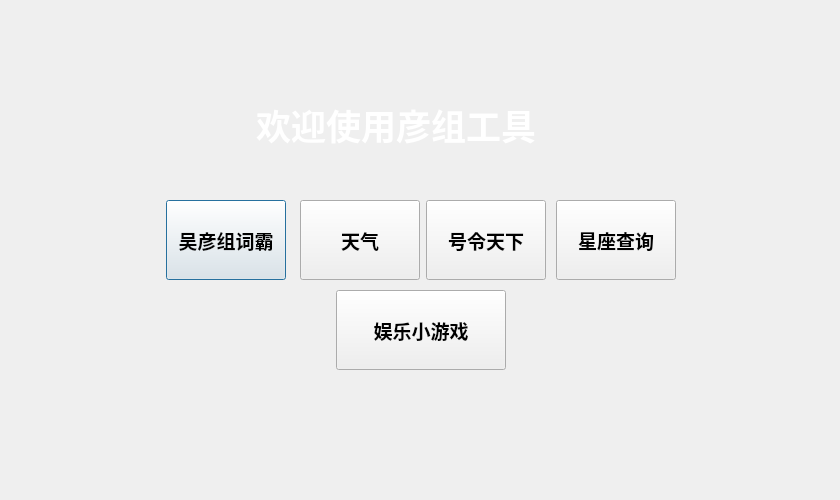
<?xml version="1.0" encoding="UTF-8"?>
<ui version="4.0">
 <class>SearchTools</class>
 <widget class="QDialog" name="SearchTools">
  <property name="geometry">
   <rect>
    <x>0</x>
    <y>0</y>
    <width>840</width>
    <height>500</height>
   </rect>
  </property>
  <property name="windowTitle">
   <string>SearchTools</string>
  </property>
  <property name="windowIcon">
   <iconset resource="img.qrc">
    <normaloff>:/img/l2.png</normaloff>:/img/l2.png</iconset>
  </property>
  <widget class="QLabel" name="label">
   <property name="geometry">
    <rect>
     <x>256</x>
     <y>80</y>
     <width>320</width>
     <height>90</height>
    </rect>
   </property>
   <property name="palette">
    <palette>
     <active>
      <colorrole role="WindowText">
       <brush brushstyle="SolidPattern">
        <color alpha="255">
         <red>255</red>
         <green>255</green>
         <blue>255</blue>
        </color>
       </brush>
      </colorrole>
     </active>
     <inactive>
      <colorrole role="WindowText">
       <brush brushstyle="SolidPattern">
        <color alpha="255">
         <red>255</red>
         <green>255</green>
         <blue>255</blue>
        </color>
       </brush>
      </colorrole>
     </inactive>
     <disabled>
      <colorrole role="WindowText">
       <brush brushstyle="SolidPattern">
        <color alpha="255">
         <red>159</red>
         <green>158</green>
         <blue>158</blue>
        </color>
       </brush>
      </colorrole>
     </disabled>
    </palette>
   </property>
   <property name="font">
    <font>
     <family>Serif</family>
     <pointsize>26</pointsize>
     <weight>75</weight>
     <italic>false</italic>
     <bold>true</bold>
    </font>
   </property>
   <property name="text">
    <string>欢迎使用彦组工具</string>
   </property>
  </widget>
  <widget class="QPushButton" name="pushButton">
   <property name="geometry">
    <rect>
     <x>166</x>
     <y>200</y>
     <width>120</width>
     <height>80</height>
    </rect>
   </property>
   <property name="font">
    <font>
     <pointsize>14</pointsize>
     <weight>75</weight>
     <bold>true</bold>
    </font>
   </property>
   <property name="text">
    <string>吴彦组词霸</string>
   </property>
  </widget>
  <widget class="QPushButton" name="pushButton_2">
   <property name="geometry">
    <rect>
     <x>300</x>
     <y>200</y>
     <width>120</width>
     <height>80</height>
    </rect>
   </property>
   <property name="font">
    <font>
     <pointsize>14</pointsize>
     <weight>75</weight>
     <bold>true</bold>
    </font>
   </property>
   <property name="text">
    <string>天气</string>
   </property>
  </widget>
  <widget class="QPushButton" name="pushButton_3">
   <property name="geometry">
    <rect>
     <x>426</x>
     <y>200</y>
     <width>120</width>
     <height>80</height>
    </rect>
   </property>
   <property name="font">
    <font>
     <pointsize>14</pointsize>
     <weight>75</weight>
     <bold>true</bold>
    </font>
   </property>
   <property name="text">
    <string>号令天下</string>
   </property>
  </widget>
  <widget class="QPushButton" name="pushButton_4">
   <property name="geometry">
    <rect>
     <x>556</x>
     <y>200</y>
     <width>120</width>
     <height>80</height>
    </rect>
   </property>
   <property name="font">
    <font>
     <pointsize>14</pointsize>
     <weight>75</weight>
     <bold>true</bold>
    </font>
   </property>
   <property name="text">
    <string>星座查询</string>
   </property>
  </widget>
  <widget class="QPushButton" name="pushButton_5">
   <property name="geometry">
    <rect>
     <x>336</x>
     <y>290</y>
     <width>170</width>
     <height>80</height>
    </rect>
   </property>
   <property name="font">
    <font>
     <pointsize>14</pointsize>
     <weight>75</weight>
     <bold>true</bold>
    </font>
   </property>
   <property name="text">
    <string>娱乐小游戏</string>
   </property>
  </widget>
 </widget>
 <layoutdefault spacing="6" margin="11"/>
 <resources>
  <include location="img.qrc"/>
 </resources>
 <connections/>
</ui>
